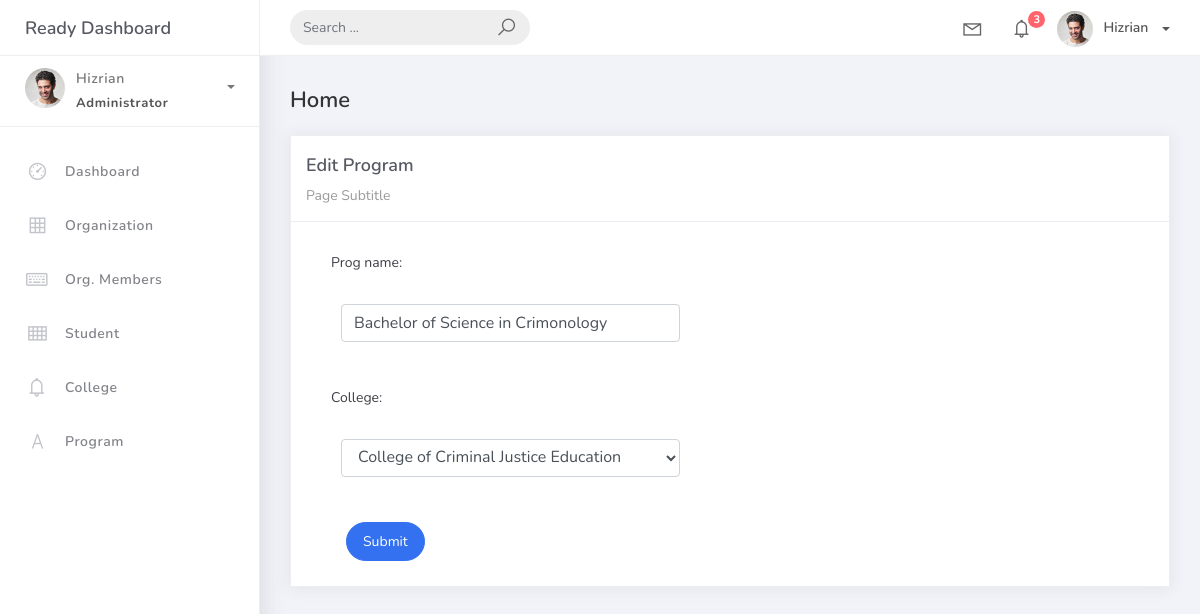
Page /program_list/program_list/10/ on the earlier database version.
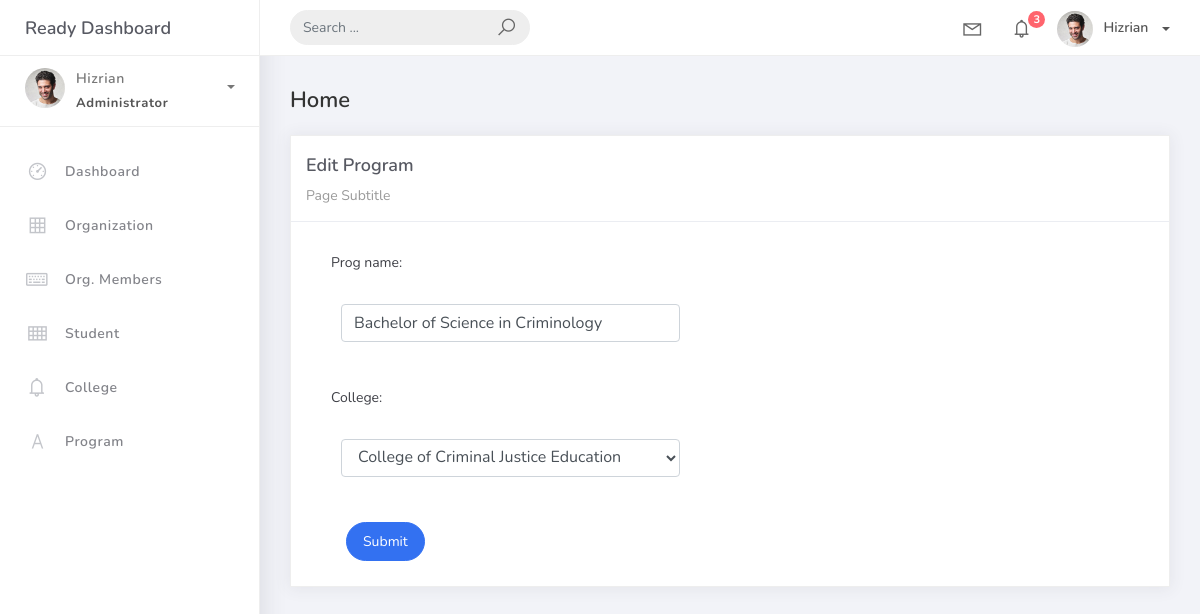
Same page on the later database version.
### studentorg/models.py (models this page shows, shortened)
class BaseModel(models.Model):
    created_at = models.DateTimeField(auto_now_add=True, db_index=True)
    upated_at = models.DateTimeField(auto_now=True)
    class Meta:
        abstract = True

class Program(BaseModel):
    prog_name = models.CharField (max_length=150)
    college = models.ForeignKey(College, on_delete=models.CASCADE)

### studentorg/views.py (the view, shortened to what this page needs)
# urls.py: path('program_list/program_list/<pk>/', ProgramUpdateView.as_view(), name='program-update'),
class ProgramUpdateView(UpdateView):
     model = Program
     form_class = ProgramForm
     template_name = 'program_edit.html'
     success_url = reverse_lazy('program-list')

### studentorg/forms.py
class ProgramForm(ModelForm):
    class Meta:
        model = Program
        fields = "__all__"

### studentorg/models.py (called while the page is built)
    def __str__(self):
        return self.college_name

### templates/program_edit.html (shortened to what this page needs)
{% extends 'base.html' %}
{% load static %}
{% block content %}
  <div class="content">
    <div class="container-fluid">
      <h4 class="page-title">Home</h4>
      <div class="row">
        <div class="col-md-12">
          <div class="card">
            <div class="card-header">
              <div class="card-title">Edit Program</div>
              <div class="card-category">Page Subtitle</div>
            </div>
            <div class="col-md-6">
              <div class="card-body">
                <form class="" action="" method="post" novalidate>
                  {% include 'includes/form.html' %}
                  <div class="form-group">
                    <div class="col-md-12 col-sm-3">
                      <button type="submit" class="btn btn-primary btn-rounded">Submit</button>
                    </div>
                  </div>
                </form>
              </div>
            </div>
          </div>
        </div>
      </div>
    </div>
  </div>
{% endblock %}

### templates/includes/form.html (shortened to what this page needs)
{% load widget_tweaks %}
{% for field in form %}
<div class="field item form-group">
        <label>{{ field.label_tag }}</label>
    <div class="form-group">
        {% render_field field class="form-control" %}
    </div>
</div>
{% endfor %}

Differences in the rows shown:
changed Program "College of Criminal Justice Education": prog_name "Bachelor of Science in Crimonology" → "Bachelor of Science in Criminology"
